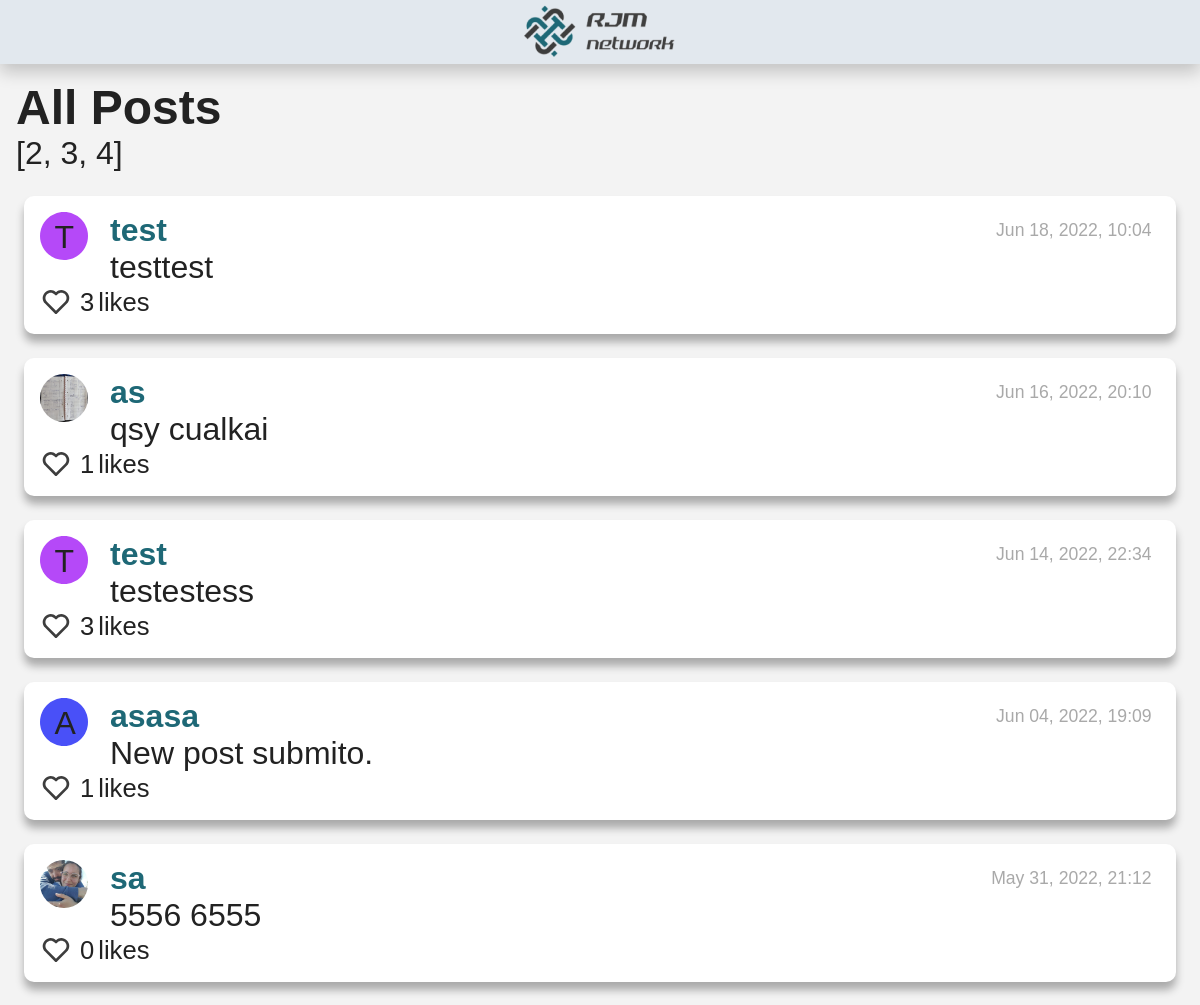
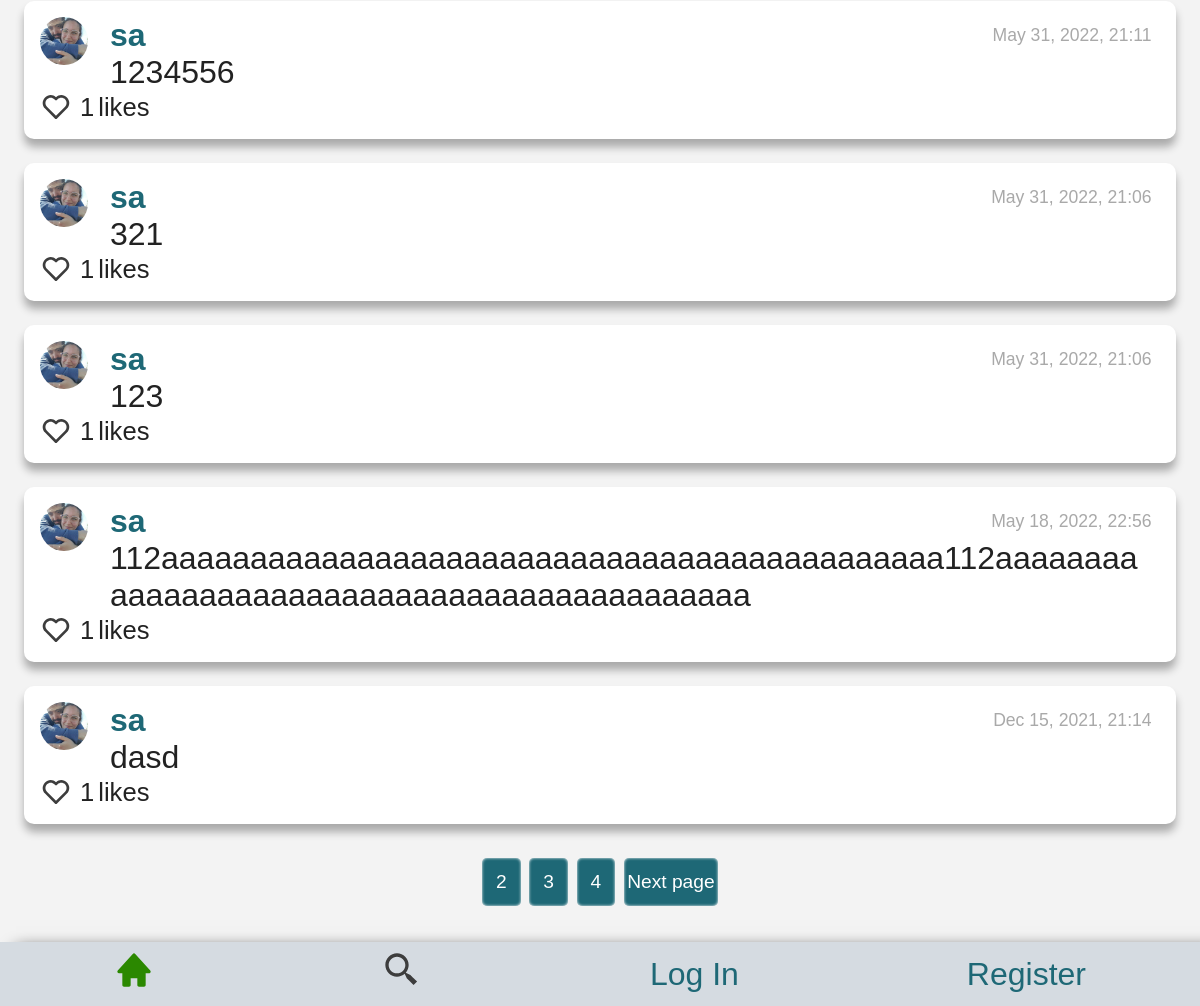
The page / on the database its author committed (2 pictures, top to bottom).
### network/models.py (models this page shows, shortened)
class NewPost(models.Model):
    poster = models.ForeignKey(User, on_delete=models.PROTECT, related_name="posts_posted")
    description = models.TextField(blank=False)
    date_added = models.DateTimeField(auto_now_add=True)

class User(AbstractUser):
    header_image = models.ImageField(null=True, blank=True, upload_to="images/")
    pass

### network/views.py (the view)
# urls.py: path("", views.index, name="index"),
def index(request):
    all_posts = NewPost.objects.select_related('poster')
    all_fields= NewPost._meta.fields
    users = User.objects.all()
    user_color = {}
    colors_list = ["C37D7D", "FC792F", "4950F8", "EBFC2F", "15A2F1", "58FC2F", "36F9E1", "2ECF65", "B549F8", "FF83EB", "FCCF2F"]
    for j in users:
        user_color[j.id] = random.choice(colors_list)
        colors_list.remove(user_color[j.id])
    total_posts=all_posts.count()
    total_pages=math.ceil(total_posts/10)
    list_total_pages = []
    for i in range(2, total_pages+1):
        list_total_pages.append(i)
    all_posts = all_posts.order_by("-date_added")[:10]
    all_likers = Likers.objects.all()
    for post in all_posts:
        post.date_added = (post.date_added.strftime("%b %d, %Y, %H:%M"))
        post.number_likes=0
        likers = all_likers.filter(post=post.id)
        likers_id = []
        for each_liker in likers:
            post.likers = each_liker.liker.all()
            post.number_likes = each_liker.liker.count()
            for each in each_liker.liker.all():
                likers_id.append(each.id)
            post.likers_id = likers_id
    random_number = randrange(100)
    return render(request, "network/index.html", {
        "all_posts": all_posts,
        "users": users,
        "list_total_pages":list_total_pages,
        "random_number":random_number,
        "user_color": user_color
    })

### network/templates/network/index.html (shortened to what this page needs)
{% extends "network/layout.html" %}
{% load static %}
{% load network_extras %}
{% block body %}
    <h3> All Posts</h3>
    {{list_total_pages}}
    <div id="all_posts_view">
        <div id="page_0">
            {% if all_posts %}
                {% for post in all_posts %}
                    <div id="posts_style">
                        <div id="posts-flex-order">
                            <div id="posts-flex-order-child1">
                                {% if post.poster.header_image %}
                                    <img class="posts_profile_picture" alt="Image not found" src="/media/{{ post.poster.header_image }}">
                                {% else %}
                                    <div class="no_profile_picture">
                                        <svg id="dropbtn-profile" class="no_profile_picture_circle" width="40" height="40" viewBox="0 0 40 40" fill="none" xmlns="http://www.w3.org/2000/svg">
                                            <path id="dropbtn-profile" d="M40 20C40 31.0457 31.0457 40 20 40C8.95431 40 0 31.0457 0 20C0 8.9543 8.95431 0 20 0C31.0457 0 40 8.9543 40 20Z" fill="#{{user_color|keyvalue:post.poster.id}}"/>
                                        </svg>
                                        <div  class="no_profile_picture_letter">
                                            {{ post.poster|make_list|first|capfirst }}
                                        </div>
                                    </div>
                                {% endif %}
                            </div>
                            <div id="posts-flex-order-child2">
                                <div id="posts-first-line">
                                    <a id="profile"  href="profile/{{ post.poster.id }}">{{ post.poster }}</a>
                                    <div id="post-{{post.date_added}}" class="date_post"> {{ post.date_added }}</div>
                                </div>
                                <div id="post-description-{{post.id}}" class="description_post"> {{ post.description }} </div>
                            </div>
                        </div>
                        <div id="like_complete">
                            {% if user.id in post.likers_id %}
                                <button class="yes_button" id="like-btn-{{post.id}}" value="heart_full" onclick="like('{{ post.id }}')">
                                    <svg id="heart-img-{{ post.id }}" alt="jacket" width="40" height="40" viewBox="0 0 40 40" fill="none" xmlns="http://www.w3.org/2000/svg">
                                        <path d="M33.6751 7.9851C32.7561 7.05963 31.6632 6.32493 30.4593 5.82324C29.2555 5.32155 27.9643 5.06277 26.6601 5.06177C24.1931 5.06217 21.8162 5.98889 20 7.65843C18.1841 5.98861 15.8071 5.06185 13.34 5.06177C12.0343 5.06313 10.7417 5.3227 9.53661 5.82555C8.33155 6.3284 7.23783 7.06459 6.31838 7.99177C2.39672 11.9301 2.39838 18.0901 6.32172 22.0118L20 35.6901L33.6784 22.0118C37.6017 18.0901 37.6034 11.9301 33.6751 7.9851Z" fill="#DA2D57"/>
                                    </svg>
                                </button>
                            {% else %}
                                <button class="yes_button" id="like-btn-{{post.id}}" value="heart_empty"  onclick="like('{{ post.id }}')">
                                    <svg id="heart-img-{{ post.id }}" alt="jacket" width="40" height="40" viewBox="0 0 40 40" fill="none" xmlns="http://www.w3.org/2000/svg">
                                        <path d="M20 7.65843C18.1841 5.98861 15.8071 5.06185 13.34 5.06177C12.0343 5.06313 10.7417 5.3227 9.53661 5.82555C8.33155 6.3284 7.23783 7.06459 6.31838 7.99177C2.39672 11.9301 2.39838 18.0901 6.32172 22.0118L18.5417 34.2318C18.825 34.7301 19.3717 35.0518 20 35.0518C20.258 35.0493 20.5119 34.9863 20.7411 34.8679C20.9704 34.7495 21.1686 34.579 21.32 34.3701L33.6784 22.0118C37.6017 18.0884 37.6017 11.9301 33.675 7.9851C32.7561 7.05963 31.6632 6.32493 30.4593 5.82324C29.2555 5.32155 27.9643 5.06277 26.66 5.06177C24.1931 5.06217 21.8162 5.98889 20 7.65843ZM31.3184 10.3418C33.9234 12.9601 33.925 17.0501 31.3217 19.6551L20 30.9768L8.67838 19.6551C6.07505 17.0501 6.07672 12.9601 8.67505 10.3484C9.94172 9.08843 11.5984 8.3951 13.34 8.3951C15.0817 8.3951 16.7317 9.08843 17.9884 10.3451L18.8217 11.1784C18.9764 11.3333 19.16 11.4562 19.3622 11.5401C19.5644 11.6239 19.7812 11.6671 20 11.6671C20.2189 11.6671 20.4357 11.6239 20.6379 11.5401C20.8401 11.4562 21.0237 11.3333 21.1784 11.1784L22.0117 10.3451C24.5317 7.8301 28.8017 7.83677 31.3184 10.3418Z" fill="#3D3D3D"/>
                                    </svg>
                                </button>
                            {% endif %}
                            <div id="like-count-{{post.id}}" class="d-inline-block">{{post.number_likes}}</div> likes
                        </div>
                    </div>
                {% endfor %}
                <div id="id_page_buttons">
                    {% if list_total_pages %}
                        {% for page in list_total_pages %}
                            {% if page == p_actual %}
                                <button id="selected_button" class="page_button" > {{ p_actual }} </button>
                            {% else %}
                                <button class="page_button"  id="not_selected_button" onclick="pages('{{user.id}}', 0, '{{page}}'-1)">{{page}}</button>
                            {% endif %}
                        {% endfor %}
                        <button class="page_button" onclick="pages('{{user.id}}', 0, 1)">Next page</button>
                    {% endif %}
                </div>
            {% else %}
                    <li>no post</li>
            {% endif %}
        </div>
    </div>
{% endblock %}

### network/templates/network/layout.html (shortened to what this page needs)
{% load static %}
{% load network_extras %}
<!DOCTYPE html>
<html lang="en">
    <head>
        <link href="{% static 'network/styles.css' %}" rel="stylesheet">
    </head>
    <body>
        <header class="header">
            <img class="logo" src="{% static 'assets/logo1-removebg-preview 2.png' %}" alt="Logo_page">
        </header>
        <nav id="navbar" class="navbar navbar-expand-lg navbar-light bg-light">
            <a class="nav-link"  id="nav-home" href="{% url 'index'%}">
            </a>
            <div class="nav-link"  id="nav-search">
            </div>
            {% if user.is_authenticated %}
            <div class="new_post_button"  id="new_post">
                    <svg width="50" height="50" viewBox="0 0 50 50" fill="none" xmlns="http://www.w3.org/2000/svg">
                        <path d="M41.6666 4.16675H8.33329C6.03538 4.16675 4.16663 6.02925 4.16663 8.31675V33.3501C4.16663 35.6376 6.03538 37.5001 8.33329 37.5001H14.5833V45.8334L27.8145 37.5001H41.6666C43.9645 37.5001 45.8333 35.6376 45.8333 33.3501V8.31675C45.83 7.21423 45.3894 6.15806 44.6082 5.38002C43.8271 4.60199 42.7691 4.16564 41.6666 4.16675ZM35.4166 22.9168H27.0833V31.2501H22.9166V22.9168H14.5833V18.7501H22.9166V10.4168H27.0833V18.7501H35.4166V22.9168Z" fill="#1E6876"/>
                    </svg>
            </div>
                <a class="nav-link" id="nav-following" href="{% url 'following' %}">
                    <svg width="40" height="40" viewBox="0 0 40 40" fill="none" xmlns="http://www.w3.org/2000/svg">
                        <path d="M36.5783 15.2984C36.4735 14.9898 36.2807 14.7187 36.0236 14.5185C35.7665 14.3182 35.4564 14.1977 35.1316 14.1717L25.63 13.4167L21.5183 4.31502C21.3874 4.02188 21.1744 3.77289 20.905 3.59812C20.6357 3.42335 20.3216 3.33025 20.0005 3.33008C19.6794 3.3299 19.3652 3.42265 19.0957 3.59713C18.8262 3.7716 18.6129 4.02036 18.4816 4.31336L14.37 13.4167L4.8683 14.1717C4.54905 14.197 4.24386 14.3137 3.98922 14.5079C3.73458 14.7021 3.54128 14.9656 3.43245 15.2667C3.32362 15.5679 3.30386 15.8941 3.37554 16.2062C3.44722 16.5183 3.6073 16.8032 3.83663 17.0267L10.8583 23.8717L8.37496 34.625C8.29956 34.9505 8.32373 35.2912 8.44433 35.6028C8.56493 35.9144 8.7764 36.1825 9.0513 36.3724C9.3262 36.5623 9.65183 36.6652 9.98594 36.6678C10.32 36.6703 10.6472 36.5724 10.925 36.3867L20 30.3367L29.075 36.3867C29.3589 36.5752 29.6937 36.6722 30.0343 36.6647C30.375 36.6573 30.7053 36.5457 30.9806 36.3449C31.256 36.1441 31.4633 35.8639 31.5746 35.5418C31.6859 35.2197 31.6959 34.8713 31.6033 34.5434L28.555 23.8767L36.115 17.0734C36.61 16.6267 36.7916 15.93 36.5783 15.2984Z" fill="#3D3D3D"/>
                    </svg>
                </a>
                <a class="nav-link"  id="nav-liked-posts" href="{% url 'liked_posts'%}">
                    <svg width="40" height="40" viewBox="0 0 40 40" fill="none" xmlns="http://www.w3.org/2000/svg">
                        <path d="M33.6751 7.9851C32.7561 7.05963 31.6632 6.32493 30.4593 5.82324C29.2555 5.32155 27.9643 5.06277 26.6601 5.06177C24.1931 5.06217 21.8162 5.98889 20 7.65843C18.1841 5.98861 15.8071 5.06185 13.34 5.06177C12.0343 5.06313 10.7417 5.3227 9.53661 5.82555C8.33155 6.3284 7.23783 7.06459 6.31838 7.99177C2.39672 11.9301 2.39838 18.0901 6.32172 22.0118L20 35.6901L33.6784 22.0118C37.6017 18.0901 37.6034 11.9301 33.6751 7.9851Z" fill="#3D3D3D"/>
                    </svg>
                </a>
                <div class="dropdown">
                    <button onclick="myFunction()" class="dropbtn" id="dropbtn-profile" >
                        {% if user.header_image %}
                            <img id="profile_img" class="posts_profile_picture" alt="Image not found" src="/media/{{ user.header_image }}">
                        {% else %}
                            <div class="no_profile_picture">
                                <svg id="dropbtn-profile" class="no_profile_picture" width="40" height="40" viewBox="0 0 40 40" fill="none" xmlns="http://www.w3.org/2000/svg">
                                    <path id="dropbtn-profile" d="M40 20C40 31.0457 31.0457 40 20 40C8.95431 40 0 31.0457 0 20C0 8.9543 8.95431 0 20 0C31.0457 0 40 8.9543 40 20Z" fill="#{{user_color|keyvalue:user.id}}"/>
                                </svg>
                                <div  id="profile_letter" class="no_profile_picture_letter">
                                    {{ user|make_list|first|capfirst }}
                                </div>
                            </div>
                        {% endif %}
                        <!-- <svg id="dropbtn-profile" width="40" height="40" viewBox="0 0 40 40" fill="none" xmlns="http://www.w3.org/2000/svg">
                            <path id="dropbtn-profile" d="M40 20C40 31.0457 31.0457 40 20 40C8.95431 40 0 31.0457 0 20C0 8.9543 8.95431 0 20 0C31.0457 0 40 8.9543 40 20Z" fill="#00BAAF"/>
                            <path id="dropbtn-profile" d="M10.42 25V14.35H14.83C15.29 14.35 15.71 14.445 16.09 14.635C16.48 14.825 16.815 15.085 17.095 15.415C17.375 15.735 17.595 16.095 17.755 16.495C17.915 16.885 17.995 17.285 17.995 17.695C17.995 18.275 17.865 18.825 17.605 19.345C17.355 19.855 17 20.27 16.54 20.59C16.08 20.91 15.54 21.07 14.92 21.07H11.47V25H10.42ZM11.47 20.14H14.875C15.295 20.14 15.66 20.025 15.97 19.795C16.28 19.565 16.52 19.265 16.69 18.895C16.86 18.525 16.945 18.125 16.945 17.695C16.945 17.255 16.845 16.85 16.645 16.48C16.445 16.11 16.18 15.82 15.85 15.61C15.53 15.39 15.175 15.28 14.785 15.28H11.47V20.14ZM19.541 25V17.185H20.561V25H19.541ZM19.541 15.55V14.05H20.561V15.55H19.541ZM26.1976 25.15C25.6276 25.15 25.1026 25.045 24.6226 24.835C24.1526 24.615 23.7376 24.315 23.3776 23.935C23.0276 23.555 22.7526 23.12 22.5526 22.63C22.3626 22.14 22.2676 21.62 22.2676 21.07C22.2676 20.33 22.4326 19.655 22.7626 19.045C23.0926 18.435 23.5526 17.95 24.1426 17.59C24.7326 17.23 25.4126 17.05 26.1826 17.05C26.9126 17.05 27.5576 17.22 28.1176 17.56C28.6776 17.89 29.0926 18.34 29.3626 18.91L28.3726 19.225C28.1526 18.825 27.8426 18.515 27.4426 18.295C27.0526 18.065 26.6176 17.95 26.1376 17.95C25.6176 17.95 25.1426 18.085 24.7126 18.355C24.2826 18.625 23.9376 18.995 23.6776 19.465C23.4276 19.935 23.3026 20.47 23.3026 21.07C23.3026 21.66 23.4326 22.195 23.6926 22.675C23.9526 23.155 24.2976 23.54 24.7276 23.83C25.1576 24.11 25.6326 24.25 26.1526 24.25C26.4926 24.25 26.8176 24.19 27.1276 24.07C27.4476 23.95 27.7226 23.79 27.9526 23.59C28.1926 23.38 28.3526 23.155 28.4326 22.915L29.4376 23.215C29.2976 23.585 29.0626 23.92 28.7326 24.22C28.4126 24.51 28.0326 24.74 27.5926 24.91C27.1626 25.07 26.6976 25.15 26.1976 25.15Z" fill="white"/>
                        </svg> -->
                    </button>
                    <div id="myDropdown" class="dropdown-content"  onchange="location = this.value;">
                        <a id="open_profile" href="/profile/{{ user.id }}">Profile</a>
                        <a id="log_out" href="{% url 'logout' %}">Log out</a>
                    </div>
                </div>
                <!-- <select id="select_button_user" class="page_button" name="forma" onchange="location = this.value;" >
                    <option selected disabled hidden><a>{{ user.username }}</a>
                    <option  value="/profile/{{ user.id }}">Profile
                    <option  value="{% url 'logout' %}"><a>Log out</a>
                </select> -->
            {% else %}
                    <a class="nav-link" id="nav-link" href="{% url 'login' %}">Log In</a>
                    <a class="nav-link"  id="nav-link"href="{% url 'register' %}">Register</a>
            {% endif %}
        </nav>
        <div class="body">
            {% block body %}
            {% endblock %}
        </div>
    </body>
</html>

### rows shown on the page
NewPost: poster|make_list "T", poster "test", date_added "Jun 18, 2022, 10:04", description "testtest", number_likes "3"
NewPost: poster.header_image (picture), poster "as", date_added "Jun 16, 2022, 20:10", description "qsy cualkai", number_likes "1"
NewPost: poster|make_list "T", poster "test", date_added "Jun 14, 2022, 22:34", description "testestess", number_likes "3"
NewPost: poster|make_list "A", poster "asasa", date_added "Jun 04, 2022, 19:09", description "New post submito.", number_likes "1"
NewPost: poster.header_image (picture), poster "sa", date_added "May 31, 2022, 21:12", description "5556 6555", number_likes "0"
NewPost: poster.header_image (picture), poster "sa", date_added "May 31, 2022, 21:11", description "1234556", number_likes "1"
NewPost: poster.header_image (picture), poster "sa", date_added "May 31, 2022, 21:06", description "321", number_likes "1"
NewPost: poster.header_image (picture), poster "sa", date_added "May 31, 2022, 21:06", description "123", number_likes "1"
NewPost: poster.header_image (picture), poster "sa", date_added "May 18, 2022, 22:56", description "112aaaaaaaaaaaaaaaaaaaaaaaaaaaaaaaaaaaaaaaaaaaa112aaaaaaaaaaaaaaaaaaaaaaaaaaaaaaaaaaaaaaaaaaaa", number_likes "1"
NewPost: poster.header_image (picture), poster "sa", date_added "Dec 15, 2021, 21:14", description "dasd", number_likes "1"

### other values the page prints
{{ list_total_pages }} "[2, 3, 4]"
{{ page }} "2" "3" "4"
